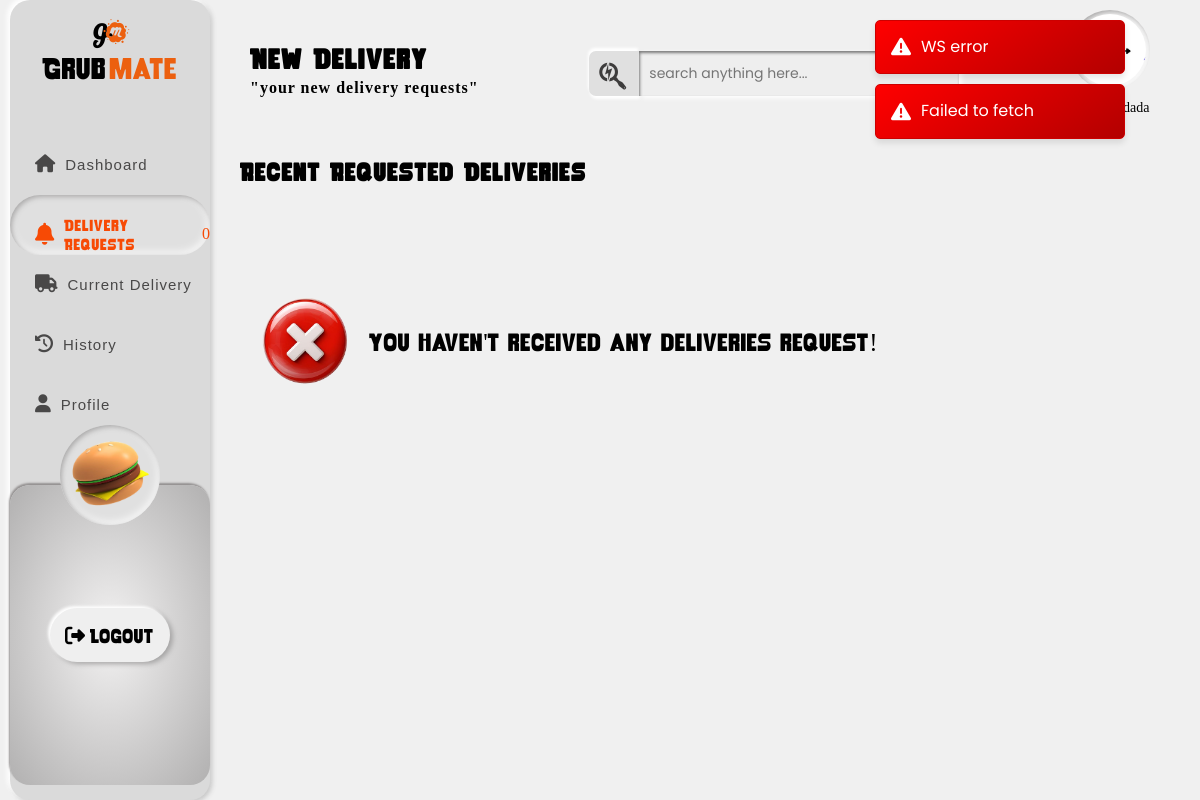
Page /deliveryman-new-orders/ (signed in) on the committed database.
### merchant/models.py (models this page shows, shortened)
class Deliveryman(models.Model):
    VEHICLE_CHOICES = [
        ('Scooter', 'Scooter'),
        ('Bike', 'Bike'),
    ]
    ZONE_CHOICES = [
        ('Kathmandu', 'Kathmandu'),
        ('Bhaktapur', 'Bhaktapur'),
        ('Lalitpur', 'Lalitpur'),
    ]
    DUTYTIME_CHOICES = [
        ('day', 'Day (10AM-6PM)'),
        ('night', 'Night (6PM-2AM)'),
    ]
    user = models.OneToOneField(
        User, on_delete=models.CASCADE, related_name='deliveryman_profile', null=True)
    Firstname = models.CharField(max_length=100)
    Lastname = models.CharField(max_length=100)
    Address = models.CharField(max_length=255, null=True)
    Vehicle = models.CharField(
        max_length=20, blank=False, choices=VEHICLE_CHOICES)
    Zone = models.CharField(max_length=20, blank=False, choices=ZONE_CHOICES)
    PanNumber = models.CharField(
        max_length=9,
        validators=[
            RegexValidator(
                regex=r'^\d{9}$', message='Enter a valid 9-digit PAN number')
        ],
        help_text='Enter a 9-digit PAN number issued by IRD Nepal.'
    )
    BillBookScanCopy = models.FileField(upload_to='bill_book_files/')
    DutyTime = models.CharField(
        max_length=10, blank=False, choices=DUTYTIME_CHOICES)
    VehicleNumber = models.CharField(
        null=True,
        max_length=13,
        validators=[vehicle_validator],
        help_text="Enter the vehicle number in capital letters (e.g., BA 2 PA 1234 or 3-01-Pa-1234)."
    )
    DateofBirth = models.DateField()
    UserImage = models.ImageField(upload_to='user_images/')
    created_at = models.DateTimeField(default=timezone.now)
    approved = models.BooleanField(default=False)

### merchant/views.py (the view)
# urls.py: path("deliveryman-new-orders/", views.deliveryman_new_orders,
@login_required
def deliveryman_new_orders(request):
    try:
        profile = Deliveryman.objects.get(user=request.user)
    except Deliveryman.DoesNotExist:
        return redirect('restaurant-dashboard')
    return render(request, "merchant/deliveryman_new_orders.html", {
        'deliveryman': profile,
    })

### merchant/templates/merchant/deliveryman_new_orders.html (shortened to what this page needs)
{% extends "merchant/deliveryman_templates_base.html" %}
{% load static %}
{% block styles %}
<link rel="stylesheet" href="https://unpkg.com/leaflet/dist/leaflet.css" />
<link rel="stylesheet" href="https://unpkg.com/leaflet-routing-machine@latest/dist/leaflet-routing-machine.css" />
<link rel="stylesheet" href="{% static 'css/deliveryman_new_orders.css' %}">
{% endblock %}
{% block activate_new_orders %}active{% endblock %}
 {% block headcontent %}
        <div id="head-content">
          <h2>New Delivery</h2>
          <h4>"your new delivery requests"</h4>
        </div>
      {% endblock %}
{% block mainspace %}
  <div id="container-body">
    <div id="current-order-container">
      <div id="currentorder-header">
        <h3>Recent Requested Deliveries</h3>
      </div>
      <div id="current-order-wrapper">
        <div id="emptyorder" style="display: none;">
          <div id="crossimg">
            <img src="{% static 'images/cross.png' %}" alt="" />
          </div>
          <div>
            <p>You haven't received any deliveries request!</p>
          </div>
        </div>
        <div id="current-order-list"></div>
      </div>
    </div>
  </div>
{% endblock %}

### merchant/templates/merchant/deliveryman_templates_base.html (shortened to what this page needs)
{% load static %}
<!DOCTYPE html>
<html lang="en">
  <head>
    <link rel="stylesheet" href="https://cdnjs.cloudflare.com/ajax/libs/font-awesome/6.5.0/css/all.min.css" />
    <link rel="stylesheet" href="{% static 'css/base_template.css' %}" />
    {% block styles %}
    {% endblock %}
  </head>
  <body>
    <header>
      <a href="#" id="logowrapper-link">
        <div class="logo-container">
          <div id="logo">
            <span><i class="fa-brands fa-glide-g"></i></span>
            <span><i class="fa-brands fa-meetup"></i></span>
          </div>
          <div id="brandname">
            <span>Grub</span><span>mate</span>
          </div>
        </div>
      </a>
      <nav>
        <ul id="navbar">
          <li class="link"
            id="{% block activate_dashboard %}
              dashboard
            {% endblock %}">
            <a href="{% url 'deliveryman-dashboard' %}">
              <span class="nav-icons"><i class="fa-solid fa-house fa-beat"></i></span>
              <h4>Dashboard</h4>
            </a>
          </li>
          <li class="link order"
            id="{% block activate_new_orders %}{% endblock %}">
            <a href="{% url 'deliveryman-new-orders' %}">
              <span class="nav-icons"><i class="fa-solid fa-bell fa-shake" style="--fa-animation-duration: 4s;"></i></span>
              <h4>Delivery Requests</h4>
              <span class="new-order-count">0</span>
            </a>
          </li>
          <li class="link"
            id="{% block activate_current_orders %}
              currentorders
            {% endblock %}">
            <a href="{% url 'deliveryman-current-orders' %}">
              <span class="nav-icons"><i class="fa-solid fa-truck fa-bounce" style="--fa-animation-duration: 3s;"></i></span>
              <h4>Current Delivery</h4>
            </a>
          </li>
          <li class="link"
            id="{% block activate_history %}
              history
            {% endblock %}">
            <a href="{% url 'deliveryman-history' %}">
              <span class="nav-icons"><i class="fa-solid fa-clock-rotate-left fa-spin" style="--fa-animation-direction: reverse;"></i></span>
              <h4>History</h4>
            </a>
          </li>
          <li class="link"
            id="{% block activate_profile %}
              profile
            {% endblock %}">
            <a href="{% url 'deliveryman-profile' %}">
              <span class="nav-icons"><i class="fa-solid fa-user fa-fade"></i></span>
              <h4>Profile</h4>
            </a>
          </li>
        </ul>
      </nav>
      <div id="logout-container">
        <div id="circle">
          <img src="{% static 'images/burgerstill.png' %}" alt="burger" height="80" width="80" />
        </div>
        <button type="button" id="logout">
          <span class="logout-icon"><i class="fa-solid fa-right-from-bracket"></i></span>
          <span>Logout</span>
        </button>
      </div>
    </header>
    <div class="container" id="dashboard">
      <div id="container-head">
        {% block headcontent %}
        {% endblock %}
        <div id="search-subcontainer">
          <span><i class="fa-brands fa-searchengin"></i></span>
          <input type="search" name="search" id="search" placeholder="search anything here..." />
        </div>
        <div>
          <div id="pp-container">
            {% if deliveryman.UserImage %}
              <img src="{{ deliveryman.UserImage.url }}" alt="profilepic" height="50" width="50" />
            {% else %}
              <img src="{% static 'images/profilepic.png' %}" alt="default profilepic" height="50" width="50" />
            {% endif %}
          </div>
          <h4 class="delid" id="{{deliveryman.id}}">{{ deliveryman.Firstname }} {{ deliveryman.Lastname }}</h4>
        </div>
      </div>
      <div id="all-wrapper">{% block mainspace %}
      {% endblock %}</div>
    </div>
     <div id="card-container"></div>
  </body>
</html>

### static/css/deliveryman_new_orders.css (style rules this page uses)
#container-body { width: 100%; padding: 0; }
#current-order-container { display: flex; flex-direction: column; gap: 30px; width: 100%; }
#currentorder-header { display: flex; align-items: center; justify-content: space-between; padding-right: 40px; }
#currentorder-header > h3 { font-family: "rocketThunder"; font-size: 25px; letter-spacing: 1px; }
#current-order-list { display: flex; flex-direction: column; gap: 20px; padding: 20px; width: 100%; }
#emptyorder { position: relative; display: flex; align-items: center; margin-top: 50px; display: none; }
#emptyorder > div:last-child { display: flex; flex-direction: column; gap: 10px; width: 100%; z-index: 1; }
#emptyorder > div:last-child p { font-family: "rocketThunder"; font-size: 25px; }
#crossimg { height: 150px; width: 150px; }
#crossimg img, #pointingup img { height: 100%; width: 100%; object-fit: cover; }

### rows in the picture
Deliveryman: UserImage (picture), Lastname "asdada"
